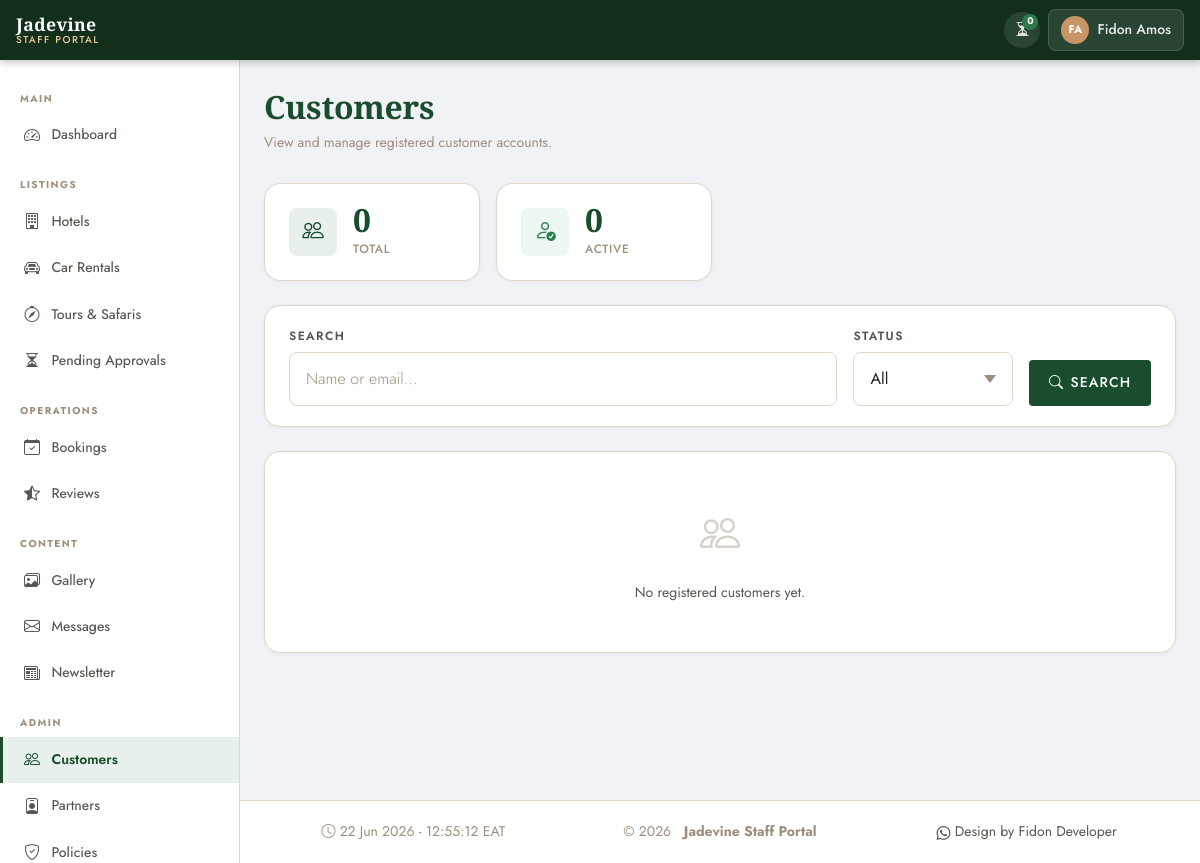
Before: /portal/users/ (signed in) with the older database file.
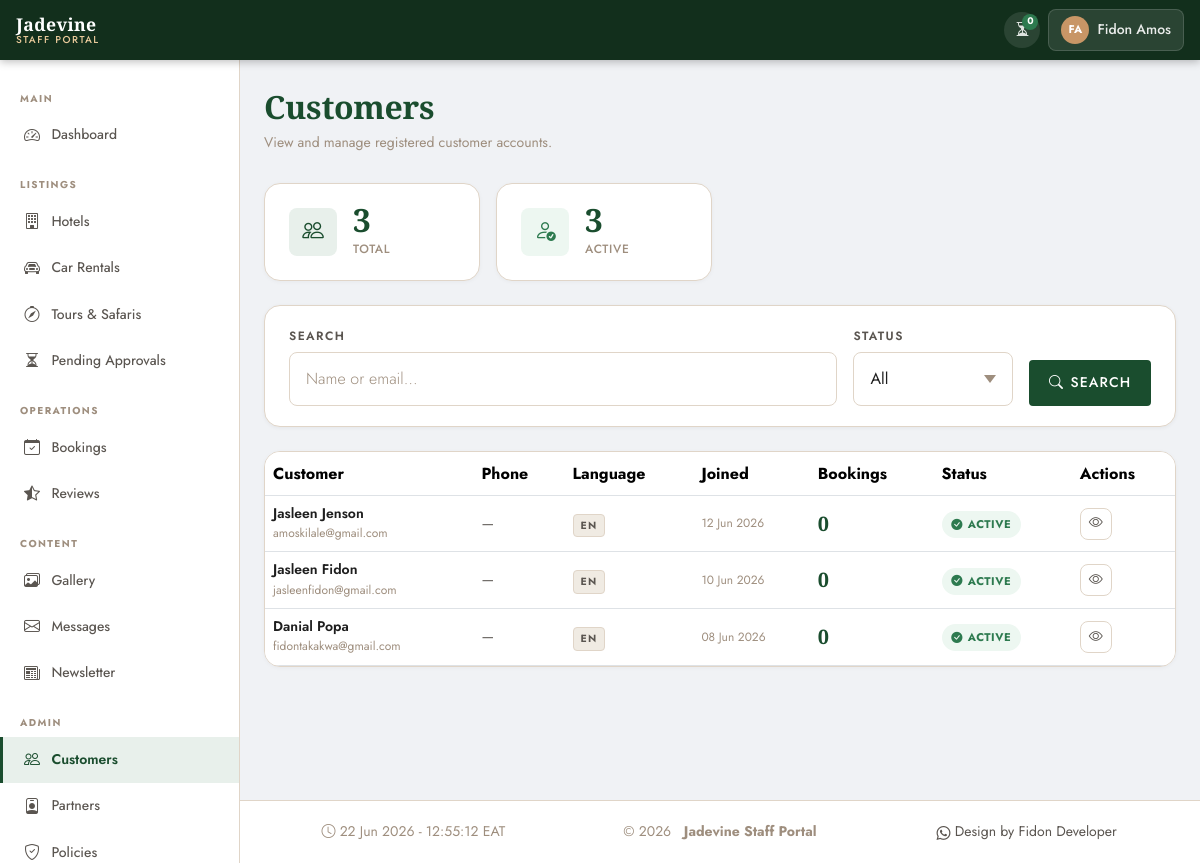
After: the same page with the newer database file.
### apps/accounts/models.py (models this page shows, shortened)
class CustomUser(AbstractUser):
    LANGUAGE_CHOICES = [
        ('en', 'English'),
        ('fr', 'Français'),
        ('ru', 'Русский'),
    ]
    phone = models.CharField(
        max_length=20,
        blank=True,
        null=True,
        verbose_name=_('Phone Number'),
    )
    nationality = models.CharField(
        max_length=100,
        blank=True,
        null=True,
        verbose_name=_('Nationality'),
    )
    preferred_language = models.CharField(
        max_length=5,
        choices=LANGUAGE_CHOICES,
        default='en',
        verbose_name=_('Preferred Language'),
    )
    profile_photo = models.ImageField(
        upload_to='profiles/',
        blank=True,
        null=True,
        verbose_name=_('Profile Photo'),
    )
    class Meta:
        verbose_name = _('User')
        verbose_name_plural = _('Users')

### apps/portal/views/users.py (the view)
# urls.py: path('users/', PortalUserListView.as_view(), name='user_list'),
class PortalUserListView(SuperAdminRequiredMixin, View):
    template_name = 'portal/portal_users_list.html'
    def get(self, request):
        qs = CustomUser.objects.filter(
            is_staff=False
        ).annotate(
            booking_count=Count('bookings', distinct=True)
        ).order_by('-date_joined')
        search = request.GET.get('q', '').strip()
        active_filter = request.GET.get('active', '').strip()
        if search:
            qs = qs.filter(
                Q(first_name__icontains=search) |
                Q(last_name__icontains=search)  |
                Q(email__icontains=search)
            )
        if active_filter == '1':
            qs = qs.filter(is_active=True)
        elif active_filter == '0':
            qs = qs.filter(is_active=False)
        paginator  = Paginator(qs, 25)
        page_obj   = paginator.get_page(request.GET.get('page'))
        context = {
            'page_obj': page_obj,
            'search': search,
            'active_filter': active_filter,
            'total_count': CustomUser.objects.filter(is_staff=False).count(),
            'active_count': CustomUser.objects.filter(
                is_staff=False, is_active=True
            ).count(),
        }
        return render(request, self.template_name, context)

### templates/portal/portal_users_list.html (shortened to what this page needs)
{% extends "portal/portal_base.html" %}
{% load i18n static %}
{% block nav_users %}active{% endblock %}
{% block page_title %}{% trans "Customers" %}{% endblock %}
{% block page_subtitle %}
<p class="portal-page-subtitle">
  {% trans "View and manage registered customer accounts." %}
</p>
{% endblock %}
{% block extra_css %}
<link rel="stylesheet" href="{% static 'css/portal/portal_users.css' %}">
{% endblock %}
{% block content %}
<div class="row g-3 mb-4">
  <div class="col-6 col-md-3">
    <div class="portal-stat-card">
      <div class="portal-stat-icon portal-stat-icon--primary">
        <i class="bi bi-people"></i>
      </div>
      <div>
        <div class="portal-stat-value">{{ total_count }}</div>
        <p class="portal-stat-label">{% trans "Total" %}</p>
      </div>
    </div>
  </div>
  <div class="col-6 col-md-3">
    <div class="portal-stat-card">
      <div class="portal-stat-icon portal-stat-icon--success">
        <i class="bi bi-person-check"></i>
      </div>
      <div>
        <div class="portal-stat-value">{{ active_count }}</div>
        <p class="portal-stat-label">{% trans "Active" %}</p>
      </div>
    </div>
  </div>
</div>
<form method="get" class="portal-card mb-4" style="padding:1.25rem 1.5rem;">
  <div class="users-filter-row">
    <div class="jd-form-group mb-0" style="flex:1;min-width:200px;">
      <label class="jd-label">{% trans "Search" %}</label>
      <div style="position:relative;">
        <input type="text" name="q" value="{{ search }}"
               class="jd-input jd-input-icon-wrap"
               placeholder="{% trans 'Name or email…' %}">
      </div>
    </div>
    <div class="jd-form-group mb-0" style="min-width:160px;">
      <label class="jd-label">{% trans "Status" %}</label>
      <select name="active" class="jd-input" onchange="this.form.submit()">
        <option value="">{% trans "All" %}</option>
      </select>
    </div>
    <div class="jd-form-group mb-0" style="align-self:flex-end;">
      <button type="submit" class="btn-primary-jd"
              style="display:inline-flex;align-items:center;gap:0.4rem;
                     padding:0.55rem 1.1rem;">
        <i class="bi bi-search"></i> {% trans "Search" %}
      </button>
    </div>
  </div>
</form>
{% if page_obj.object_list %}
<div class="portal-table-wrap table-responsive">
  <table id="users-table" class="table table-hover align-middle mb-0">
    <thead>
      <tr>
        <th>{% trans "Customer" %}</th>
        <th>{% trans "Phone" %}</th>
        <th>{% trans "Language" %}</th>
        <th>{% trans "Joined" %}</th>
        <th>{% trans "Bookings" %}</th>
        <th>{% trans "Status" %}</th>
        <th>{% trans "Actions" %}</th>
      </tr>
    </thead>
    <tbody>
      {% for customer in page_obj %}
      <tr>
        <td>
          <div class="user-name-primary">
            {{ customer.get_full_name|default:"—" }}
          </div>
          <div class="user-email">{{ customer.email }}</div>
        </td>
        <td style="font-size:var(--text-sm);color:var(--color-text-light);">
          {{ customer.phone|default:"—" }}
        </td>
        <td>
          <span class="user-lang-badge">
            {{ customer.preferred_language|upper }}
          </span>
        </td>
        <td style="font-size:var(--text-xs);color:var(--color-muted);
                   white-space:nowrap;">
          {{ customer.date_joined|date:"d M Y" }}
        </td>
        <td>
          <span class="user-booking-count">
            {{ customer.booking_count }}
          </span>
        </td>
        <td>
          {% if customer.is_active %}
          <span class="approval-badge approval-badge--approved">
            <i class="bi bi-check-circle-fill"></i> {% trans "Active" %}
          </span>
          {% else %}
          <span class="approval-badge approval-badge--rejected">
            <i class="bi bi-x-circle-fill"></i> {% trans "Inactive" %}
          </span>
          {% endif %}
        </td>
        <td>
          <div class="portal-row-actions">
            <a href="{% url 'portal:user_detail' customer.pk %}"
               class="portal-icon-btn" title="{% trans 'View detail' %}">
              <i class="bi bi-eye"></i>
            </a>
          </div>
        </td>
      </tr>
      {% endfor %}
    </tbody>
  </table>
</div>
{% else %}
<div class="portal-card portal-empty-state">
  <i class="bi bi-people"></i>
  <p>
    {% if search or active_filter %}
      {% trans "No customers match your search." %}
    {% else %}
      {% trans "No registered customers yet." %}
    {% endif %}
  </p>
</div>
{% endif %}
{% endblock %}

### templates/portal/portal_base.html (shortened to what this page needs)
{% load static i18n %}
<!DOCTYPE html>
<html lang="en">
<head>
  <link rel="stylesheet"
        href="https://cdn.jsdelivr.net/npm/bootstrap@5.3.3/dist/css/bootstrap.min.css">
  <link rel="stylesheet"
        href="https://cdn.jsdelivr.net/npm/bootstrap-icons@1.11.3/font/bootstrap-icons.min.css">
  <link rel="stylesheet"
        href="https://cdn.datatables.net/1.13.8/css/dataTables.bootstrap5.min.css">
  <link rel="stylesheet"
        href="https://cdn.datatables.net/buttons/2.4.2/css/buttons.bootstrap5.min.css">
  <link rel="stylesheet" href="{% static 'css/main.css' %}">
  <link rel="stylesheet" href="{% static 'css/portal/portal_base.css' %}">
  {% block extra_css %}{% endblock %}
</head>
<body class="portal-body {% block body_class %}{% endblock %}">
<header class="portal-topbar">
  <a href="{% url 'portal:dashboard' %}" class="portal-topbar-brand">
    <span class="brand-name">Jadevine</span>
    <span class="brand-sub">{% trans "Staff Portal" %}</span>
  </a>
  <div class="portal-topbar-right">
    {% if not mini_admin %}
    <a href="{% url 'portal:dashboard' %}#pending"
       class="portal-topbar-badge {% if pending_total == 0 %}portal-topbar-badge--zero{% endif %}"
       title="{% trans 'Pending approvals' %}">
      <i class="bi bi-hourglass-split"></i>
      <span class="pending-count-badge">{{ pending_total }}</span>
    </a>
    {% endif %}
    <div class="portal-user-dropdown dropdown">
      <button class="portal-user-btn dropdown-toggle"
              data-bs-toggle="dropdown"
              aria-expanded="false">
        <span class="portal-user-avatar">
          {{ request.user.first_name|first|upper }}{{ request.user.last_name|first|upper }}
        </span>
        <span class="portal-user-name d-none d-md-inline">
          {{ request.user.get_full_name|default:request.user.username }}
        </span>
      </button>
    </div>
  </div>
</header>
<div class="portal-layout">
  <aside class="portal-sidebar" id="portalSidebar">
    <nav class="portal-nav">
      <div class="portal-nav-section">
        <span class="portal-nav-label">{% trans "Main" %}</span>
        <a href="{% url 'portal:dashboard' %}"
           class="portal-nav-link {% block nav_dashboard %}{% endblock %}">
          <i class="bi bi-speedometer2"></i>
          <span>{% trans "Dashboard" %}</span>
        </a>
      </div>
      <div class="portal-nav-section">
        <span class="portal-nav-label">{% trans "Listings" %}</span>
        <a href="{% url 'portal:hotel_list' %}"
           class="portal-nav-link {% block nav_hotels %}{% endblock %}">
          <i class="bi bi-building"></i>
          <span>{% trans "Hotels" %}</span>
        </a>
        <a href="{% url 'portal:car_list' %}"
           class="portal-nav-link {% block nav_cars %}{% endblock %}">
          <i class="bi bi-car-front"></i>
          <span>{% trans "Car Rentals" %}</span>
        </a>
        {% if not mini_admin %}
        <a href="{% url 'portal:tour_list' %}"
           class="portal-nav-link {% block nav_tours %}{% endblock %}">
          <i class="bi bi-compass"></i>
          <span>{% trans "Tours &amp; Safaris" %}</span>
        </a>
        {% endif %}
        {% if not mini_admin %}
        <a href="{% url 'portal:pending_hotels' %}"
           class="portal-nav-link {% block nav_pending %}{% endblock %}">
          <i class="bi bi-hourglass-split"></i>
          <span>{% trans "Pending Approvals" %}</span>
        </a>
        {% endif %}
      </div>
      <div class="portal-nav-section">
        <span class="portal-nav-label">{% trans "Operations" %}</span>
        <a href="{% url 'portal:booking_list' %}"
           class="portal-nav-link {% block nav_bookings %}{% endblock %}">
          <i class="bi bi-calendar-check"></i>
          <span>{% trans "Bookings" %}</span>
        </a>
        <a href="{% url 'portal:review_list' %}"
          class="portal-nav-link {% block nav_reviews %}{% endblock %}">
          <i class="bi bi-star-half"></i>
          <span>{% trans "Reviews" %}</span>
        </a>
      </div>
      {% if not mini_admin %}
      <div class="portal-nav-section">
        <span class="portal-nav-label">{% trans "Content" %}</span>
        <a href="{% url 'portal:gallery' %}"
           class="portal-nav-link {% block nav_gallery %}{% endblock %}">
          <i class="bi bi-images"></i>
          <span>{% trans "Gallery" %}</span>
        </a>
        <a href="{% url 'portal:message_list' %}"
           class="portal-nav-link {% block nav_messages %}{% endblock %}">
          <i class="bi bi-envelope"></i>
          <span>{% trans "Messages" %}</span>
        </a>
        <a href="{% url 'portal:newsletter' %}"
           class="portal-nav-link {% block nav_newsletter %}{% endblock %}">
          <i class="bi bi-newspaper"></i>
          <span>{% trans "Newsletter" %}</span>
        </a>
      </div>
      {% endif %}
      {% if not mini_admin %}
      <div class="portal-nav-section">
        <span class="portal-nav-label">{% trans "Admin" %}</span>
        <a href="{% url 'portal:user_list' %}"
           class="portal-nav-link {% block nav_users %}{% endblock %}">
          <i class="bi bi-people"></i>
          <span>{% trans "Customers" %}</span>
        </a>
        <a href="{% url 'portal:miniadmin_list' %}"
           class="portal-nav-link {% block nav_miniadmins %}{% endblock %}">
          <i class="bi bi-person-badge"></i>
          <span>{% trans "Partners" %}</span>
        </a>
        <a href="{% url 'portal:policies' %}"
           class="portal-nav-link {% block nav_policies %}{% endblock %}">
          <i class="bi bi-shield-check"></i>
          <span>{% trans "Policies" %}</span>
        </a>
      </div>
      {% endif %}
    </nav>
  </aside>
  <main class="portal-main">
    {% block page_header %}
    <div class="portal-page-header">
      <div>
        <h1 class="portal-page-title">{% block page_title %}{% endblock %}</h1>
        {% block page_subtitle %}{% endblock %}
      </div>
    </div>
    {% endblock %}
    <div class="portal-content">
      {% block content %}{% endblock %}
    </div>
  </main>
</div>
<footer class="portal-footer">
  <div class="container-fluid">
    <div class="footer-box">
      <span class="server-time">
        <i class="bi bi-clock"></i>
        <span id="liveClock"></span> EAT
      </span>
    </div>
    <div class="footer-box">
      <span class="copy-year">
        &copy; {% now "Y" %} &nbsp; <strong>Jadevine Staff Portal</strong>
      </span>
    </div>
    <div class="footer-box">
      <nav class="portal-footer-nav">
        <a href="https://wa.me/255713529019" class="footer-link">
          <i class="bi bi-whatsapp"></i> Design by Fidon Developer</a>
      </nav>
    </div>
  </div>
</footer>
</body>
</html>

Changed rows visible on the page:
added CustomUser: get_full_name "Jasleen Jenson", email "amoskilale@gmail.com", phone "—", preferred_language "EN", date_joined "12 Jun 2026", booking_count "0"
added CustomUser: get_full_name "Jasleen Fidon", email "jasleenfidon@gmail.com", phone "—", preferred_language "EN", date_joined "10 Jun 2026", booking_count "0"
added CustomUser: get_full_name "Danial Popa", email "fidontakakwa@gmail.com", phone "—", preferred_language "EN", date_joined "08 Jun 2026", booking_count "0"
Other visible differences:
{{ total_count }}: "0" → "3"
{{ active_count }}: "0" → "3"
text no longer shown: "No registered customers yet."
text now shown: "Customer Phone Language Joined Bookings Status Actions"
